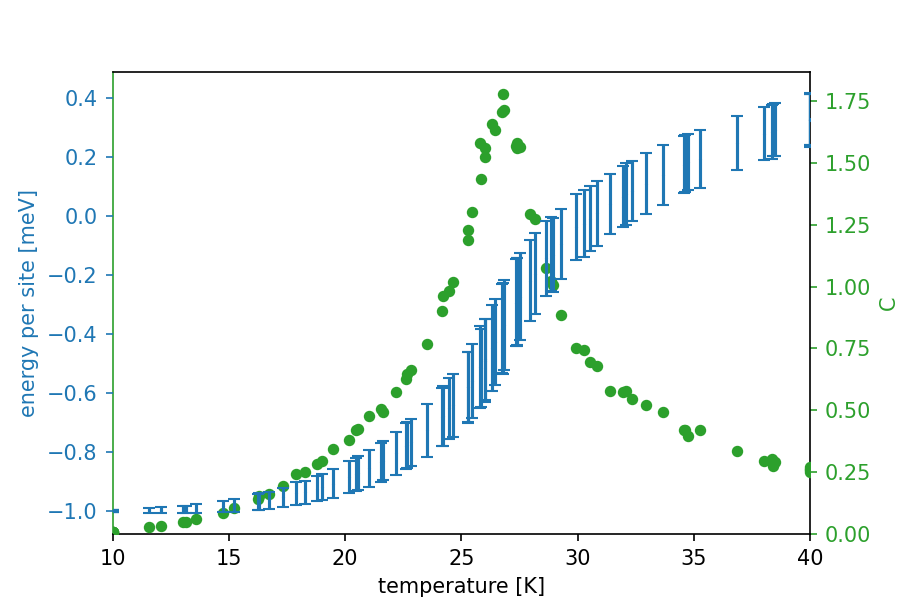

This chart was generated by the following Python code:
import numpy as np
import matplotlib.pyplot as plt
from matplotlib import colors

fig,ax =plt.subplots()

dat=np.loadtxt('EM.dat')

ax.errorbar(dat[:,0],dat[:,1]*1e3,yerr=dat[:,2]*1e3,c='C0',fmt='o',markersize=0.5, capsize=3,label='energy',zorder=100)
ax_r=ax.twinx()
ax_r.scatter(dat[:,0],dat[:,3],c='C2',s=20.0,marker='o',label='C',zorder=50)
ax.set_xlim(np.amin(dat[:,0]),np.amax(dat[:,0]))
ax_r.set_ylim(bottom=0.0)

ax.spines['left'].set_color('C0')
ax.yaxis.label.set_color('C0')
ax.tick_params(axis='y', colors='C0')

ax_r.spines['left'].set_color('C2')
ax_r.yaxis.label.set_color('C2')
ax_r.tick_params(axis='y', colors='C2')

ax.set_xlabel("temperature [K]")
ax.set_ylabel("energy per site [meV]")
ax_r.set_ylabel("C")
ax.set_zorder(1)
ax.set_frame_on(False)
fig.set_size_inches(6, 4)
fig.savefig("EM.png",dpi=150)
